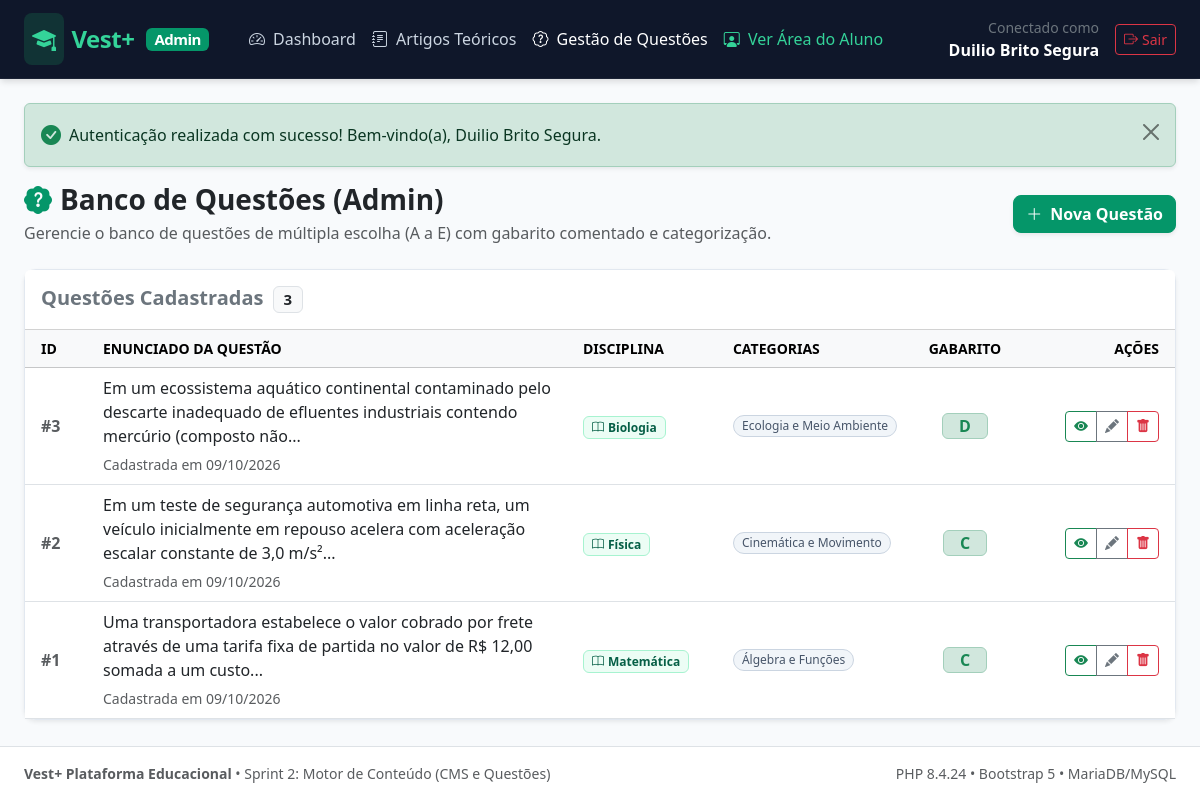
Page /admin/questoes (signed in) on the committed database.
### tables this page shows
CREATE TABLE `questoes` (
  `id` int(10) unsigned NOT NULL AUTO_INCREMENT,
  `disciplina_id` int(10) unsigned NOT NULL,
  `enunciado` longtext NOT NULL,
  `alternativa_a` text NOT NULL,
  `alternativa_b` text NOT NULL,
  `alternativa_c` text NOT NULL,
  `alternativa_d` text NOT NULL,
  `alternativa_e` text NOT NULL,
  `resposta_correta` enum('A','B','C','D','E') NOT NULL,
  `explicacao` text DEFAULT NULL,
  `criado_em` timestamp NOT NULL DEFAULT current_timestamp(),
  PRIMARY KEY (`id`),
  KEY `idx_questoes_disc_id` (`disciplina_id`,`id`),
  KEY `idx_questoes_criado_em` (`criado_em`),
  CONSTRAINT `fk_questoes_disciplina` FOREIGN KEY (`disciplina_id`) REFERENCES `disciplinas` (`id`) ON DELETE CASCADE ON UPDATE CASCADE
);

CREATE TABLE `disciplinas` (
  `id` int(10) unsigned NOT NULL AUTO_INCREMENT,
  `nome` varchar(100) NOT NULL,
  `slug` varchar(120) NOT NULL,
  `descricao` text DEFAULT NULL,
  `criado_em` timestamp NOT NULL DEFAULT current_timestamp(),
  PRIMARY KEY (`id`),
  UNIQUE KEY `uk_disciplinas_slug` (`slug`),
  KEY `idx_disciplinas_nome` (`nome`)
);

### src/Controllers/BaseController.php (called while the page is built, shortened)
<?php
abstract class BaseController
{
    protected function render(string $view, array $data = []): void
    {
        extract($data);
        $viewFile = dirname(__DIR__) . '/Views/' . $view . '.php';
        require $viewFile;
    }
}

### src/Controllers/AdminQuestaoController.php (called while the page is built, shortened)
<?php
final class AdminQuestaoController extends BaseController
{
    public function index(): void
    {
        $questoes = Questao::getAll();
        $this->render('admin/questoes/index', [
            'pageTitle' => 'Banco de Questões (Admin)',
            'questoes'  => $questoes,
        ]);
    }
}

### src/Core/Helper.php (called while the page is built, shortened)
<?php
final class Helper
{
    public static function url(string $path = ''): string
    {
        $scriptName = $_SERVER['SCRIPT_NAME'] ?? '';
        $baseDir = dirname($scriptName);
        $baseDir = str_replace('\\', '/', $baseDir);
        $base = rtrim($baseDir, '/');
        $cleanPath = '/' . ltrim($path, '/');
        return $base . $cleanPath;
    }
    public static function e(?string $value): string
    {
        return htmlspecialchars($value, ENT_QUOTES | ENT_SUBSTITUTE, 'UTF-8');
    }
    public static function truncate(string $text, int $limit = 120, string $end = '...'): string
    {
        $clean = strip_tags($text);
        $cut = mb_substr($clean, 0, $limit, 'UTF-8');
        $lastSpace = mb_strrpos($cut, ' ', 0, 'UTF-8');
        if ($lastSpace !== false) {
            $cut = mb_substr($cut, 0, $lastSpace, 'UTF-8');
        }
        return $cut . $end;
    }
}

### src/Models/Questao.php (called while the page is built, shortened)
<?php
final class Questao
{
    public static function getAll(): array
    {
        $pdo = Database::getConnection();
        $sql = 'SELECT
                    q.id,
                    q.disciplina_id,
                    d.nome AS disciplina_nome,
                    q.enunciado,
                    q.alternativa_a,
                    q.alternativa_b,
                    q.alternativa_c,
                    q.alternativa_d,
                    q.alternativa_e,
                    q.resposta_correta,
                    q.explicacao,
                    q.criado_em,
                    GROUP_CONCAT(DISTINCT c.nome ORDER BY c.nome SEPARATOR ", ") AS categorias_nomes,
                    GROUP_CONCAT(DISTINCT c.id ORDER BY c.id SEPARATOR ",") AS categorias_ids_str
                FROM questoes q
                INNER JOIN disciplinas d ON d.id = q.disciplina_id
                LEFT JOIN questao_categorias qc ON qc.questao_id = q.id
                LEFT JOIN categorias c ON c.id = qc.categoria_id
                GROUP BY q.id, q.disciplina_id, d.nome, q.enunciado, q.alternativa_a, q.alternativa_b,
                         q.alternativa_c, q.alternativa_d, q.alternativa_e, q.resposta_correta,
                         q.explicacao, q.criado_em
                ORDER BY q.criado_em DESC, q.id DESC';
        $stmt = $pdo->query($sql);
        $questoes = $stmt->fetchAll(PDO::FETCH_ASSOC);
        foreach ($questoes as &$q) {
            $ids = !empty($q['categorias_ids_str']) ? explode(',', (string) $q['categorias_ids_str']) : [];
            $q['categoria_ids'] = array_map('intval', $ids);
        }
        return $questoes;
    }
}

### src/Views/admin/questoes/index.php (the view, shortened to what this page needs)
<?php
require dirname(__DIR__, 2) . '/layout/header.php';
?>
<div class="d-flex flex-column flex-md-row justify-content-between align-items-md-center gap-3 mb-4">
    <div>
        <h1 class="h3 fw-bold mb-1 text-dark">
            <i class="bi bi-patch-question-fill text-primary me-2"></i>Banco de Questões (Admin)
        </h1>
        <p class="text-muted mb-0">
            Gerencie o banco de questões de múltipla escolha (A a E) com gabarito comentado e categorização.
        </p>
    </div>
    <div>
        <a href="<?= Helper::url('/admin/questoes/criar') ?>" class="btn btn-primary d-inline-flex align-items-center gap-2 shadow-sm">
            <i class="bi bi-plus-lg"></i> Nova Questão
        </a>
    </div>
</div>
<div class="card card-custom shadow-sm">
    <div class="card-header bg-white py-3 d-flex justify-content-between align-items-center">
        <h5 class="card-title mb-0 fw-semibold text-secondary">
            Questões Cadastradas <span class="badge bg-light text-dark border ms-1"><?= count($questoes) ?></span>
        </h5>
    </div>
    <div class="card-body p-0">
        <?php if (empty($questoes)): ?>
            <div class="text-center py-5">
                <i class="bi bi-question-circle text-muted" style="font-size: 3rem;"></i>
                <h5 class="mt-3 text-muted">Nenhuma questão cadastrada até o momento.</h5>
                <p class="text-secondary small">Clique no botão "Nova Questão" acima para cadastrar a primeira questão do banco.</p>
                <a href="<?= Helper::url('/admin/questoes/criar') ?>" class="btn btn-outline-primary btn-sm mt-2">
                    <i class="bi bi-plus-circle me-1"></i> Cadastrar Primeira Questão
                </a>
            </div>
        <?php else: ?>
            <div class="table-responsive">
                <table class="table table-hover align-middle mb-0">
                    <thead class="table-light text-secondary small text-uppercase">
                        <tr>
                            <th style="width: 70px;" class="ps-3">ID</th>
                            <th>Enunciado da Questão</th>
                            <th style="width: 150px;">Disciplina</th>
                            <th>Categorias</th>
                            <th style="width: 120px;" class="text-center">Gabarito</th>
                            <th style="width: 150px;" class="text-end pe-3">Ações</th>
                        </tr>
                    </thead>
                    <tbody>
                        <?php foreach ($questoes as $q): ?>
                            <tr>
                                <td class="ps-3 fw-bold text-muted">#<?= (int) $q['id'] ?></td>
                                <td>
                                    <div class="text-dark fw-medium mb-1">
                                        <?= Helper::e(Helper::truncate((string) $q['enunciado'], 140)) ?>
                                    </div>
                                    <span class="text-muted small">
                                        Cadastrada em <?= date('d/m/Y', strtotime((string) $q['criado_em'])) ?>
                                    </span>
                                </td>
                                <td>
                                    <span class="badge badge-discipline px-2 py-1">
                                        <i class="bi bi-book me-1"></i><?= Helper::e((string) $q['disciplina_nome']) ?>
                                    </span>
                                </td>
                                <td>
                                    <?php if (!empty($q['categorias_lista'])): ?>
                                        <div class="d-flex flex-wrap gap-1">
                                            <?php foreach ($q['categorias_lista'] as $catNome): ?>
                                                <span class="badge badge-category rounded-pill px-2 py-1">
                                                    <?= Helper::e((string) $catNome) ?>
                                                </span>
                                            <?php endforeach; ?>
                                        </div>
                                    <?php else: ?>
                                        <span class="text-muted small fst-italic">Sem categorias</span>
                                    <?php endif; ?>
                                </td>
                                <td class="text-center">
                                    <span class="badge bg-success-subtle text-success border border-success-subtle fs-6 px-3 py-1 fw-bold">
                                        <?= Helper::e((string) $q['resposta_correta']) ?>
                                    </span>
                                </td>
                                <td class="text-end pe-3">
                                    <div class="btn-group btn-group-sm">
                                        <button type="button"
                                                class="btn btn-outline-success btn-view-question"
                                                data-bs-toggle="modal"
                                                data-bs-target="#viewQuestionModal"
                                                data-id="<?= (int) $q['id'] ?>"
                                                data-disciplina="<?= Helper::e((string) $q['disciplina_nome']) ?>"
                                                data-enunciado="<?= Helper::e((string) $q['enunciado']) ?>"
                                                data-alta="<?= Helper::e((string) $q['alternativa_a']) ?>"
                                                data-altb="<?= Helper::e((string) $q['alternativa_b']) ?>"
                                                data-altc="<?= Helper::e((string) $q['alternativa_c']) ?>"
                                                data-altd="<?= Helper::e((string) $q['alternativa_d']) ?>"
                                                data-alte="<?= Helper::e((string) $q['alternativa_e']) ?>"
                                                data-correta="<?= Helper::e((string) $q['resposta_correta']) ?>"
                                                data-explicacao="<?= Helper::e((string) ($q['explicacao'] ?? 'Nenhum comentário cadastrado.')) ?>"
                                                title="Visualizar Detalhes">
                                            <i class="bi bi-eye-fill"></i>
                                        </button>
                                        <a href="<?= Helper::url('/admin/questoes/editar?id=' . (int) $q['id']) ?>"
                                           class="btn btn-outline-secondary"
                                           title="Editar Questão">
                                            <i class="bi bi-pencil-fill"></i>
                                        </a>
                                        <button type="button"
                                                class="btn btn-outline-danger btn-delete-confirm"
                                                data-bs-toggle="modal"
                                                data-bs-target="#deleteConfirmModal"
                                                data-id="<?= (int) $q['id'] ?>"
                                                data-title="Questão #<?= (int) $q['id'] ?> - <?= Helper::e(Helper::truncate((string) $q['enunciado'], 60)) ?>"
                                                data-action="<?= Helper::url('/admin/questoes/excluir?id=' . (int) $q['id']) ?>"
                                                title="Excluir Questão">
                                            <i class="bi bi-trash-fill"></i>
                                        </button>
                                    </div>
                                </td>
                            </tr>
                        <?php endforeach; ?>
                    </tbody>
                </table>
            </div>
        <?php endif; ?>
    </div>
</div>
<?php
require dirname(__DIR__, 2) . '/layout/footer.php';

### public/css/style.css (style rules this page uses)
:root { --vest-primary: #059669; --vest-primary-hover: #047857; --vest-primary-dark: #065f46; --vest-primary-light: #10b981; --vest-mint: #34d399; --vest-bg-mint: #ecfdf5; --vest-bg-mint-subtle: #f0fdf4; --vest-border-mint: #a7f3d0; --vest-dark: #0f172a; --vest-dark-surface: #1e293b; --vest-text-muted: #64748b; --vest-bg: #f8fafc; --vest-border: #e2e8f0; --vest-white: #ffffff; --vest-radius: 12px; --vest-radius-sm: 8px; --vest-radius-lg: 16px; --vest-shadow: 0 4px 6px -1px rgba(0, 0, 0, 0.07), 0 2px 4px -2px rgba(0, 0, 0, 0.05); --vest-shadow-md: 0 10px 15px -3px rgba(0, 0, 0, 0.08), 0 4px 6px -4px rgba(0, 0, 0, 0.04); --vest-shadow-lg: 0 20px 25px -5px rgba(0, 0, 0, 0.1), 0 8px 10px -6px rgba(0, 0, 0, 0.04); }
body { background-color: var(--vest-bg); color: var(--vest-dark); font-family: system-ui, -apple-system, BlinkMacSystemFont, 'Segoe UI', Roboto, Helvetica, Arial, sans-serif; min-height: 100vh; display: flex; flex-direction: column; -webkit-font-smoothing: antialiased; }
a { color: var(--vest-primary); text-decoration: none; transition: color 0.2s ease; }
.btn-primary { background-color: var(--vest-primary) !important; border-color: var(--vest-primary) !important; color: #ffffff !important; font-weight: 600; border-radius: var(--vest-radius-sm); transition: all 0.2s ease; }
.text-primary { color: var(--vest-primary) !important; }
.card-custom { background: var(--vest-white); border: 1px solid var(--vest-border); border-radius: var(--vest-radius); box-shadow: var(--vest-shadow); transition: transform 0.2s ease, box-shadow 0.2s ease; }
.badge-discipline { background-color: var(--vest-bg-mint); color: var(--vest-primary-dark); border: 1px solid var(--vest-border-mint); font-weight: 600; }
.badge-category { background-color: #f1f5f9; color: #475569; border: 1px solid #cbd5e1; font-weight: 500; }

### rows in the picture
questoes: id "3", enunciado "Em um ecossistema aquático continental contaminado pelo descarte inadequado de efluentes industriais contendo mercúrio (composto não...", criado_em "09/10/2026", disciplina.nome "Biologia", catNome "Ecologia e Meio Ambiente", resposta_correta "D"
questoes: id "2", enunciado "Em um teste de segurança automotiva em linha reta, um veículo inicialmente em repouso acelera com aceleração escalar constante de 3,0 m/s²...", criado_em "09/10/2026", disciplina.nome "Física", catNome "Cinemática e Movimento", resposta_correta "C"
questoes: id "1", enunciado "Uma transportadora estabelece o valor cobrado por frete através de uma tarifa fixa de partida no valor de R$ 12,00 somada a um custo...", criado_em "09/10/2026", disciplina.nome "Matemática", catNome "Álgebra e Funções", resposta_correta "C"

### other values in the picture
$roleLabel "Admin"
Helper::e($currentUser['nome']) "Duilio Brito Segura"
Helper::e($msg) "Autenticação realizada com sucesso! Bem-vindo(a), Duilio Brito Segura."
count($questoes) "3"
PHP_VERSION "8.4.24"
